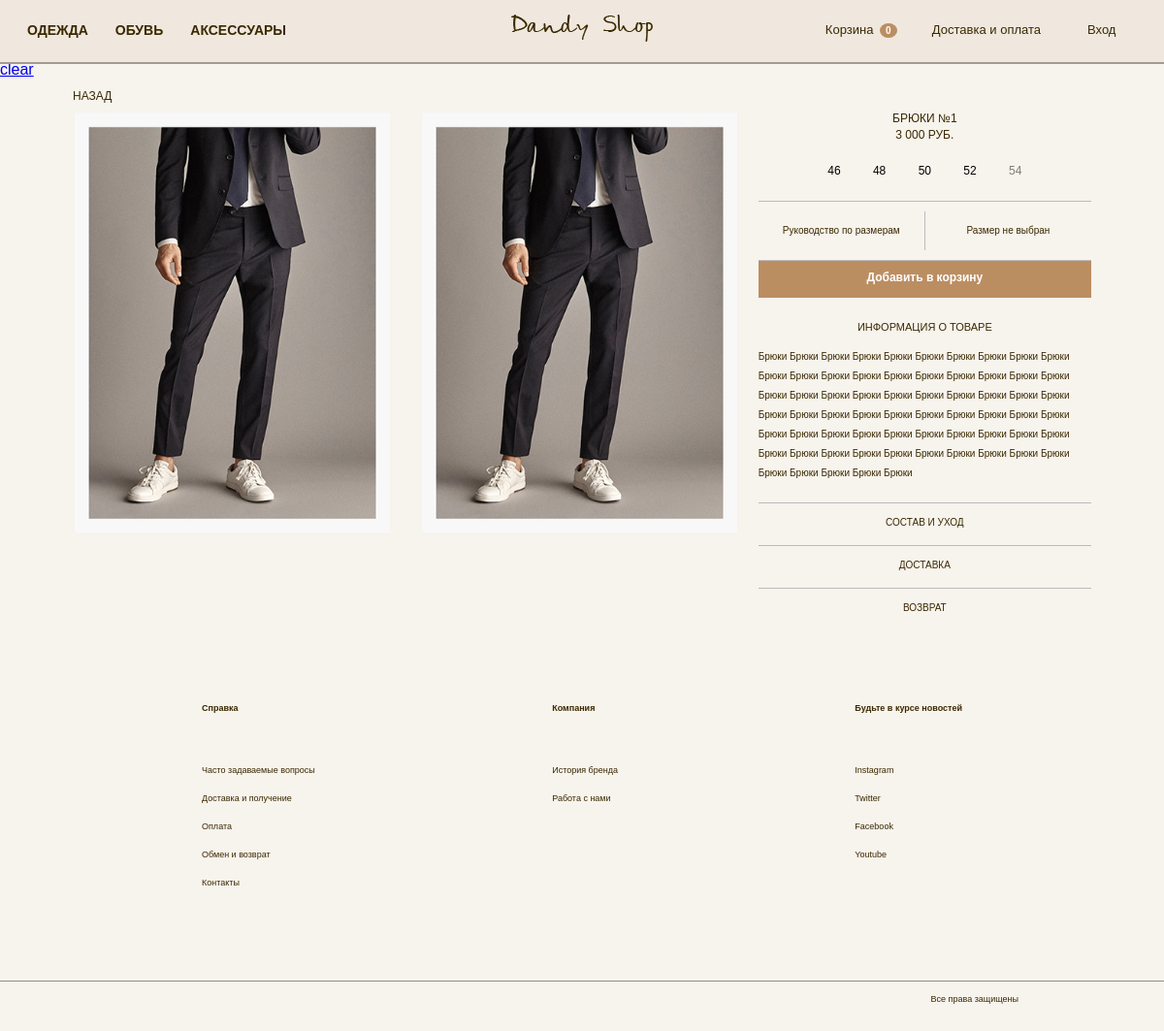
/product/1/, run on the app's committed database.
### productApp/models.py (models this page shows, shortened)
class ImageProduct(models.Model):
    fk_product = models.ForeignKey(
        Product, on_delete=models.CASCADE, related_name='images_product')
    image = models.ImageField(
        blank=True, upload_to='imagesProduct')

class Product(models.Model):
    fk_subcatalog = models.ForeignKey(
        Subcatalog, on_delete=models.CASCADE, related_name='products')
    name = models.CharField(max_length=100)
    description = models.TextField(blank=True)
    price = models.PositiveIntegerField(default=0)

class CountProduct(models.Model):
    fk_product = models.ForeignKey(
        Product, on_delete=models.CASCADE, related_name='counts')
    fk_size = models.ForeignKey(
        SizeProduct, on_delete=models.CASCADE, related_name='counts')
    count = models.PositiveIntegerField(default=100)
    class Meta:
        ordering = ['fk_size']

class SizeProduct(models.Model):
    size = models.IntegerField()
    def __str__(self):
        return str(self.size)

### productApp/views.py (the view)
# urls.py: re_path(r'(?P<product_id>\d+)/$', views.product_detail, name='product'),
def product_detail(request, product_id):
    template = 'productApp/product.html'
    context = {
        'product': get_object_or_404(Product, id=product_id),
    }
    return render(request, template, context)

### accountApp/context_processors.py (called while the page is built)
def get_username(request):
    return {
        'username': auth.get_user(request).username,
        'is_auth': auth.get_user(request).is_authenticated,
    }

### orderApp/context_processors.py (called while the page is built)
def get_order(request):
    return {'order': Order(request)}

### orderApp/order.py (called while the page is built)
    def __len__(self):
        return sum(item['count'] for item in self.order.values())

### productApp/templates/productApp/product.html (shortened to what this page needs)
{% extends 'base_template.html' %}
{% load staticfiles %}
{% load humanize %}
{% block style %}
    {% static 'productApp/css/product_style.css' %}
{% endblock %}
{% block context %}
    <a href="{% url 'orderApp:order_clear' %}">clear</a>
    <section class="back">
        <div class="container-2">
            <a href="javascript:history.go(-1)">Назад</a>
        </div>
    </section>
    <section class="product">
        <div class="container-2">
            <div class="block_product">
                <div class="tile_images">
                    {% for image in product.images_product.all %}
                        <img src="{{ image.image.url }}" alt="">
                    {% endfor %}
                </div>
                <div class="block_text">
                    <div class="block_name_price">
                        <h2>{{ product.name }}</h2>
                        <h2>{{ product.price|intcomma }} руб.</h2>
                    </div>
                    <div class="block_size">
                        {% ifequal product.counts.all|length 1 %}
                            <span>Стандартный размер </span>
                            <input form="form1" type="hidden" name="count_id"
                                   value="{{ product.counts.first.id }}">
                        {% else %}
                            {% for count in product.counts.all %}
                                {% ifnotequal count.count 0 %}
                                    <label>
                                        <span id={{ count.id }}>{{ count.fk_size }}</span>
                                    </label>
                                {% else %}
                                    <span class="block_disabled">{{ count.fk_size }}</span>
                                {% endifnotequal %}
                            {% endfor %}
                        {% endifequal %}
                    </div>
                    <div class="block_size_description">
                        <h4 id="window_size_open">Руководство по размерам</h4>
                        {% ifequal product.counts.all|length 1 %}
                            <h4>Размер выбран</h4>
                        {% else %}
                            <h4 id="size_value">Размер не выбран</h4>
                        {% endifequal %}
                    </div>
                    <button form="form1" class="link_button" type="submit" id="id_submit">Добавить в корзину</button>
                    <div class="block_description">
                        <h3>Информация о товаре</h3>
                        <p>{{ product.description }}</p>
                    </div>
                    <div class="block_link_more">
                        <a href="#">Состав и уход</a>
                        <a href="#">Доставка</a>
                        <a href="#">Возврат</a>
                    </div>
                </div>
            </div>
        </div>
    </section>
{% endblock %}

### templates/base_template.html (shortened to what this page needs)
{% load staticfiles %}
<!DOCTYPE html>
<html lang='ru'>
<head>
	<link rel="stylesheet" href={% static 'css/reset.css' %}>
    <link rel="stylesheet" href="{% static 'css/base_style.css' %}">
	<link rel='stylesheet' href='{% block style %}{% endblock %}'>
</head>
<body>
	<header class="header">
		<div class="container">
			<div class="main">
				<nav class="menu catalog">
					<ul>
						<li>
							<a>Одежда</a>
						</li>
						<li>
							<a>Обувь</a>
						</li>
						<li>
							<a>Аксессуары</a>
						</li>
					</ul>
				</nav>
				<a href="{% url 'main:index' %}" class="logo"><img src={% static 'images/logo.png' %} alt="DandyShop"></a>
				<nav class="menu navigation">
					<ul>
						<li>
                            <a href="{% url 'orderApp:order_detail' %}">
                                Корзина
                            </a>
                                <span id="order_count" class="order_count">
                                    {{ order|length }}
                                </span>
                        </li>
						<li><a href="#">Доставка и оплата</a></li>
                        {% if is_auth %}
                            <li><a href="{% url 'accountApp:logout' %}">Выход</a></li>
                        {% else %}
                            <li><a href="{% url 'accountApp:login' %}">Вход</a></li>
                        {% endif %}
					</ul>
				</nav>
			</div>
		</div>
	</header>
    <section class="void_for_header"></section>
	{% block context %}{% endblock %}
	<footer>
		<div class="container">
			<div class="block_footer">
				<div>
					<h3>Справка</h3>
					<div class="box_link_footer">
						<a href="#">Часто задаваемые вопросы</a>
						<a href="#">Доставка и получение</a>
						<a href="#">Оплата</a>
						<a href="#">Обмен и возврат</a>
						<a href="#">Контакты</a>
					</div>
				</div>
				<div>
					<h3>Компания</h3>
					<div class="box_link_footer">
						<a href="#">История бренда</a>
						<a href="#">Работа с нами</a>
					</div>
				</div>
				<div>
					<h3>Будьте в курсе новостей</h3>
					<div class="box_link_footer">
						<a href="#">Instagram</a>
						<a href="#">Twitter</a>
						<a href="#">Facebook</a>
						<a href="#">Youtube</a>
					</div>
				</div>
			</div>
		</div>
	</footer>
	<section class="protection">
		<div class="container">
			<h3>Все права защищены</h3>
		</div>
	</section>
</body>
</html>

### static/css/base_style.css (style rules this page uses)
body { font-family: "century gothic", sans-serif; color: #3a2900; background-color: #f7f3ed; }
.container { max-width: 1200px; margin: 0 auto; }
.header { top: 0; width: 100%; position: fixed; z-index: 10; background: #f0e8de; border-bottom: 2px solid #a09b94; }
.main { padding: 15px 0 18px; display: flex; align-items: center; }
.menu > ul { display: flex; }
.menu a { padding: 5px 14px 10px; margin-bottom: 5px; text-decoration: none; color: #3a2900; }
.catalog { flex: 4; font-size: 14px; font-weight: bold; text-transform: uppercase; }
.catalog ul li > a { cursor: default; }
.catalog ul > li:first-child { margin-left: 14px; }
.logo { flex: 1; text-align: center; }
.navigation { flex: 4; font-size: 13px; }
.navigation ul { justify-content: flex-end; }
.navigation ul li { margin-left: 20px; }
.navigation ul li:first-child { width: 100px; }
.navigation ul li:first-child a { padding-right: 3px; }
.order_count { background-color: #bb8e62; font-size: 10px; font-weight: bold; color: #fff; border-radius: 50%; padding: 2px 6px; }
.navigation ul li:nth-child(2) { margin-left: 10px; }
.navigation ul li:last-child { margin-right: 28px; width: 65px; }
.void_for_header { height: 64px; }
.block_footer { display: flex; justify-content: space-between; padding: 76px 208px; }
.block_footer h3 { font-size: 9px; font-weight: bold; margin-bottom: 55px; }
.box_link_footer a { display: block; font-size: 9px; color: #3a2900; text-decoration: none; margin-bottom: 20px; }
.protection { border-top: 1px solid #978c76; }
.protection h3 { float: right; font-size: 9px; margin: 14px 150px 28px 0; }

### productApp/static/productApp/css/product_style.css (style rules this page uses)
.container-2 { max-width: 1050px; margin: 0 auto; }
.back { margin: 10px 0; }
.back a { font-size: 12px; color: #3a2900; text-decoration: none; text-transform: uppercase; }
.block_product { display: grid; grid-template-columns: 2fr 1fr; grid-column-gap: 20px; justify-content: space-between; }
.tile_images { display: grid; grid-template-columns: 1fr 1fr; justify-items: center; grid-column-gap: 30px; grid-row-gap: 30px; justify-content: space-between; }
.tile_images img { width: 325px; }
.block_name_price { font-size: 12px; color: #3a2900; text-transform: uppercase; text-align: center; }
.block_name_price h2 { margin-bottom: 5px; }
.block_size { font-size: 12px; color: #000; margin: 25px 0; text-align: center; }
.block_size input[type='radio'] + span { cursor: pointer; }
.block_size span { margin: 0 15px; padding: 3px 0; }
.block_disabled { color: #807c76; cursor: default; }
.block_size_description { display: flex; font-size: 10px; border-top: 1px solid #bbb; border-bottom: 1px solid #bbb; text-align: center; }
.block_size_description h4 { flex: 1; text-align: center; padding: 15px 0; margin: 10px 0; }
.block_size_description h4:first-child { border-right: 1px solid #bbb; cursor: pointer; }
.link_button { border: none; width: 100%; font-size: 12px; font-weight: bold; color: #fff; background: #bb8e62; padding: 10px 0 14px; cursor: pointer; text-align: center; }
.block_description { margin-bottom: 20px; }
.block_description h3 { font-size: 11px; text-transform: uppercase; margin: 25px 0 15px; text-align: center; }
.block_description p { line-height: 20px; font-size: 10px; text-align: left; }
.block_link_more a { font-size: 10px; display: block; color: #3a2900; text-transform: uppercase; text-decoration: none; border-top: 1px solid #bbb; padding: 15px 0; margin-bottom: 3px; text-align: center; }

### data on the page
ImageProduct: image (picture)
ImageProduct: image (picture)
Product: name "БРЮКИ №1", price "3 000", description "Брюки Брюки Брюки Брюки Брюки Брюки Брюки Брюки Брюки Брюки Брюки Брюки Брюки Брюки Брюки Брюки Брюки Брюки Брюки Брюки Брюки Брюки Брюки Брюки Брюки Брюки Брюки Брюки Брюки Брюки Брюки Брюки Брюки Брюки Брюки Брюки Брюки Брюки Брюки Брюки Брюки Брюки Брюки Брюки Брюки Брюки Брюки Брюки Брюки Брюки Брюки Брюки Брюки Брюки Брюки Брюки Брюки Брюки Брюки Брюки Брюки Брюки Брюки Брюки Брюки"
CountProduct: fk_size "46"
CountProduct: fk_size "48"
CountProduct: fk_size "50"
CountProduct: fk_size "52"
CountProduct: fk_size "54"

### other printed values
{{ order|length }} "0"
